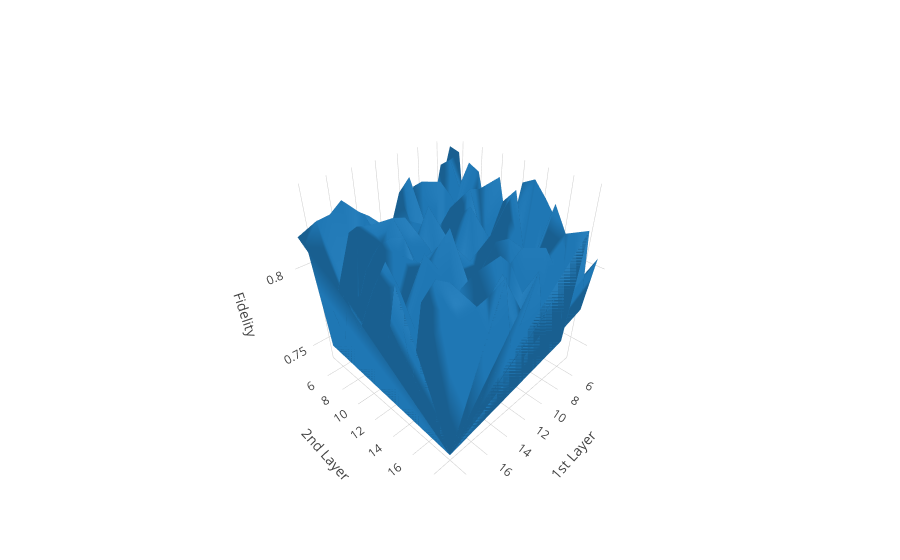

Notebook source saved alongside this figure:
### Markdown cell above
Whem there are double layers, the accracy is slightly worse. Moreover, it collapse once the number of neurons grow up.

### Code cell
data = [
    go.Mesh3d(x=x,
              y=y,
              z=np.array(accuracy),
              colorbar = go.ColorBar(
                    title='z'
                ),
              colorscale = [['0', 'rgb(255, 0, 0)'], ['0.5', 'rgb(0, 255, 0)'], ['1', 'rgb(0, 0, 255)']],
              showscale = True)
]
layout = go.Layout(
                    scene = dict(
                        xaxis = dict(
                            title='1st Layer'),
                        yaxis = dict(
                            title='2nd Layer'),
                        zaxis = dict(
                            title='Fidelity'),),
                  )
fig = go.Figure(data=data, layout=layout)
iplot(fig)

### Figure 1 — Plotly figure (JSON) as saved in the notebook; plotly's stock layout.template omitted (floating-point values rounded to 4 significant figures; data arrays with more than 128 entries replaced by an {"elided": "..."} marker saying what was removed)
{"data": [{"colorbar": {"title": "z"}, "colorscale": [["0", "rgb(255, 0, 0)"], ["0.5", "rgb(0, 255, 0)"], ["1", "rgb(0, 0, 255)"]], "showscale": true, "type": "mesh3d", "x": {"elided": "225 int values"}, "y": {"elided": "225 int values"}, "z": {"elided": "225 float values"}}], "layout": {"scene": {"xaxis": {"title": "1st Layer"}, "yaxis": {"title": "2nd Layer"}, "zaxis": {"title": "Fidelity"}}}}
